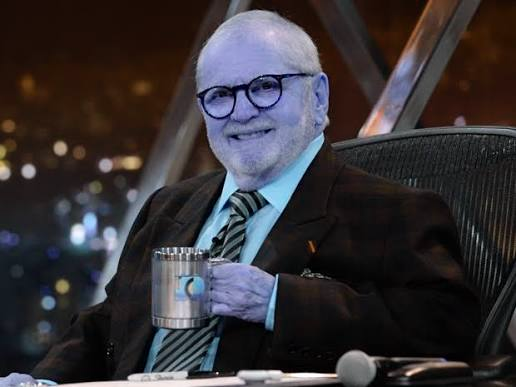
#> input picture Bimestre1/Aula3/joSoares.jpg, 516 x 387 px
$ jupyter execute Histograma.ipynb
#> lines starting #> are read from the running program, lines starting #| are printed output that depends on the picture
[cell 1]
import cv2
import numpy as np
import matplotlib.pyplot as plt
from google.colab import files

[cell 2]
arquivo = files.upload()
#> the answer given: joSoares.jpg

[cell 3]
img_rgb = cv2.imread('joSoares.jpg',cv2.IMREAD_COLOR_RGB)
#> img_rgb is the input picture: shape (387, 516, 3); mean B, G, R 55.3, 51.8, 55.7
plt.imshow(img_rgb)

[cell 4]
img_gray = cv2.cvtColor(img_rgb, cv2.COLOR_RGB2GRAY)
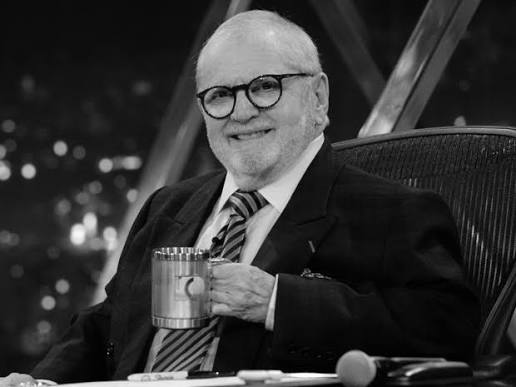
#> img_gray: shape (387, 516); min 0, max 255, mean 53.3
plt.imshow(img_gray, cmap='gray')
plt.show()

[cell 5]
def calcHistGrayScale(img):
  hist_arr = np.zeros(256, dtype=int)

  for px in img:
    hist_arr[px] += 1
#> after the loop, hist_arr = 256 values, max 383 at index 20, min 1 at index 241, mean 185.4

  plt.bar(range(256), hist_arr)
  plt.xlabel('Intensidade de Pixel')
  plt.ylabel('Frequencia')
  plt.title('Histograma de Imagem')
  plt.show()
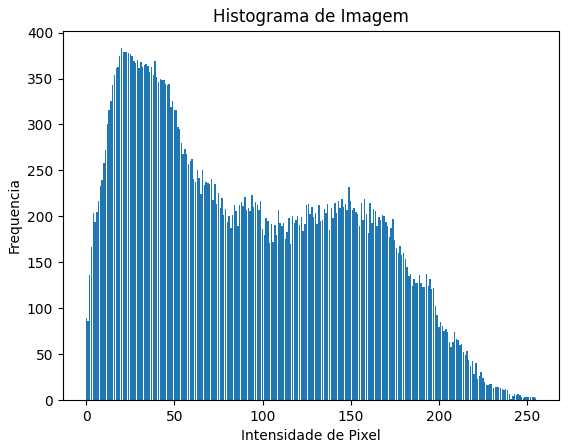
#> figure drawn by matplotlib, 1 panel; tallest bar 383 high, from x = 19.6 to 20.4
